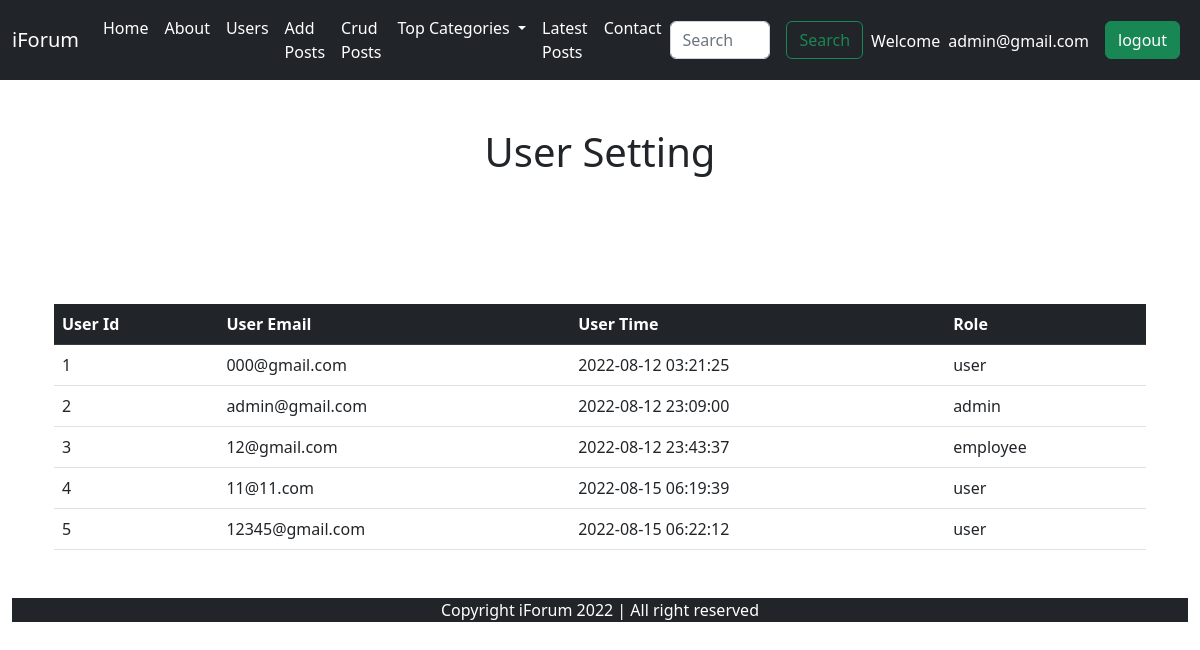
/setting.php (signed in), run on the app's committed database.
### tables this page shows
CREATE TABLE `users` (
  `id` int(11) NOT NULL,
  `user_email` varchar(50) NOT NULL,
  `user_password` varchar(255) NOT NULL,
  `time` datetime NOT NULL DEFAULT current_timestamp(),
  `role` enum('admin','user','employee') NOT NULL
);

### setting.php (the view, shortened to what this page needs)
<!doctype html>
<html lang="en">
<head>
    <link href="https://cdn.jsdelivr.net/npm/bootstrap@5.2.0/dist/css/bootstrap.min.css" rel="stylesheet"
>
</head>
<body>
    <?php
include 'components/nav.php';
?>
    <div class="container mt-5">
        <h1 class="text-center">User Setting</h1>
    </div>
<div class="container">
<div class="container mb-5 ">
        <table class="table" style="padding-top: 16px">
            <thead class="table-dark ">
                <th>User Id</th>
                <th>User Email</th>
                <th>User Time</th>
                <th>Role</th>
            </thead>
            <tbody>
                <?php
                        $sql = "SELECT * FROM `users`";
                        $result = mysqli_query($conn,$sql);
                        $count = 0;
                        while($row = mysqli_fetch_assoc($result)){
                            $count = $count + 1;
                            echo "<tr>
                                <td>" . $count . "</td>
                                <td>" . $row['user_email'] . "</td>
                                <td>" .$row['time'] . "</td>
                                <td>" .$row['role']. "</td>
                                </tr>";
                            echo "<br>";
                        }
                    ?>
            </tbody>
        </table>
    </div>
</div>
    <div class="container-fluid">
        <div class="copy">
            <p class="text-center text-white bg-dark mb-0">Copyright iForum 2022 | All right reserved </p>
        </div>
    </div>
</body>
</html>

### data on the page
users: user_email "000@gmail.com", time "2022-08-12 03:21:25", role "user"
users: user_email "admin@gmail.com", time "2022-08-12 23:09:00", role "admin"
users: user_email "12@gmail.com", time "2022-08-12 23:43:37", role "employee"
users: user_email "11@11.com", time "2022-08-15 06:19:39", role "user"
users: user_email "12345@gmail.com", time "2022-08-15 06:22:12", role "user"

### other printed values
$_SESSION['login_email'] "admin@gmail.com"
